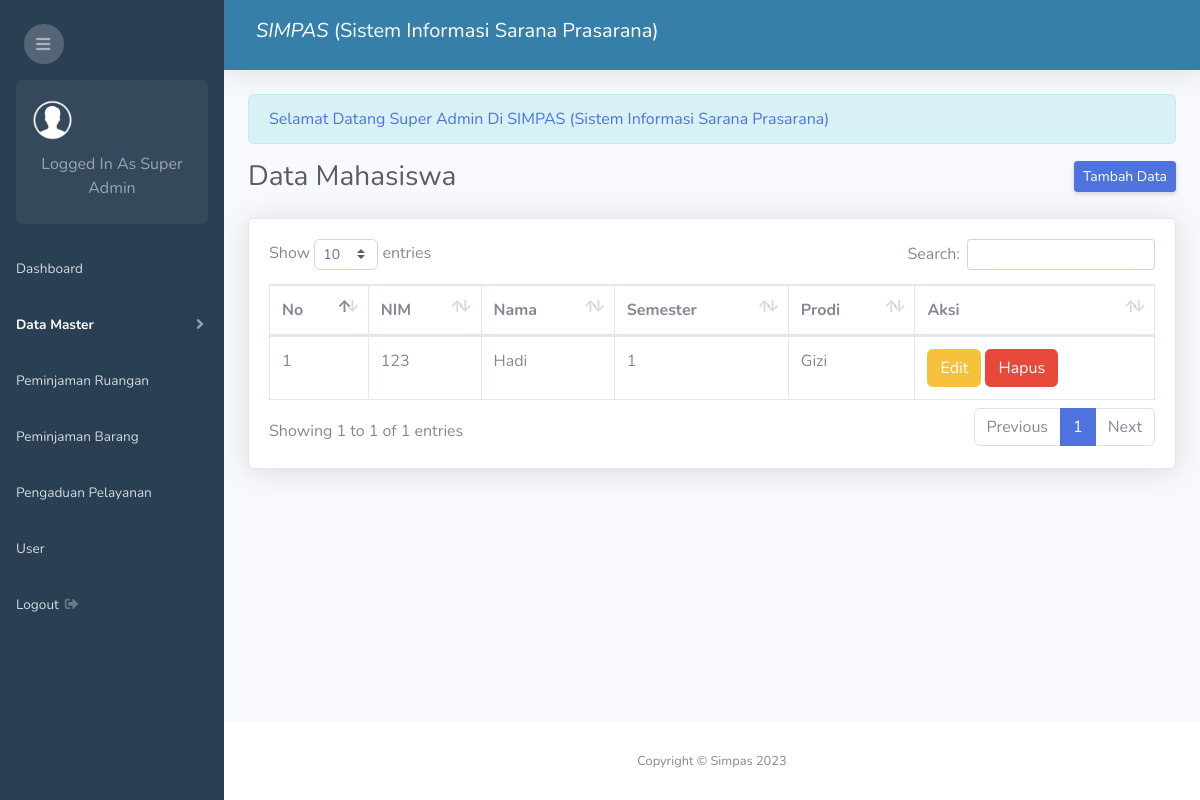
/admin.php?page=mahasiswa (signed in), run on an earlier commit of the app's database.
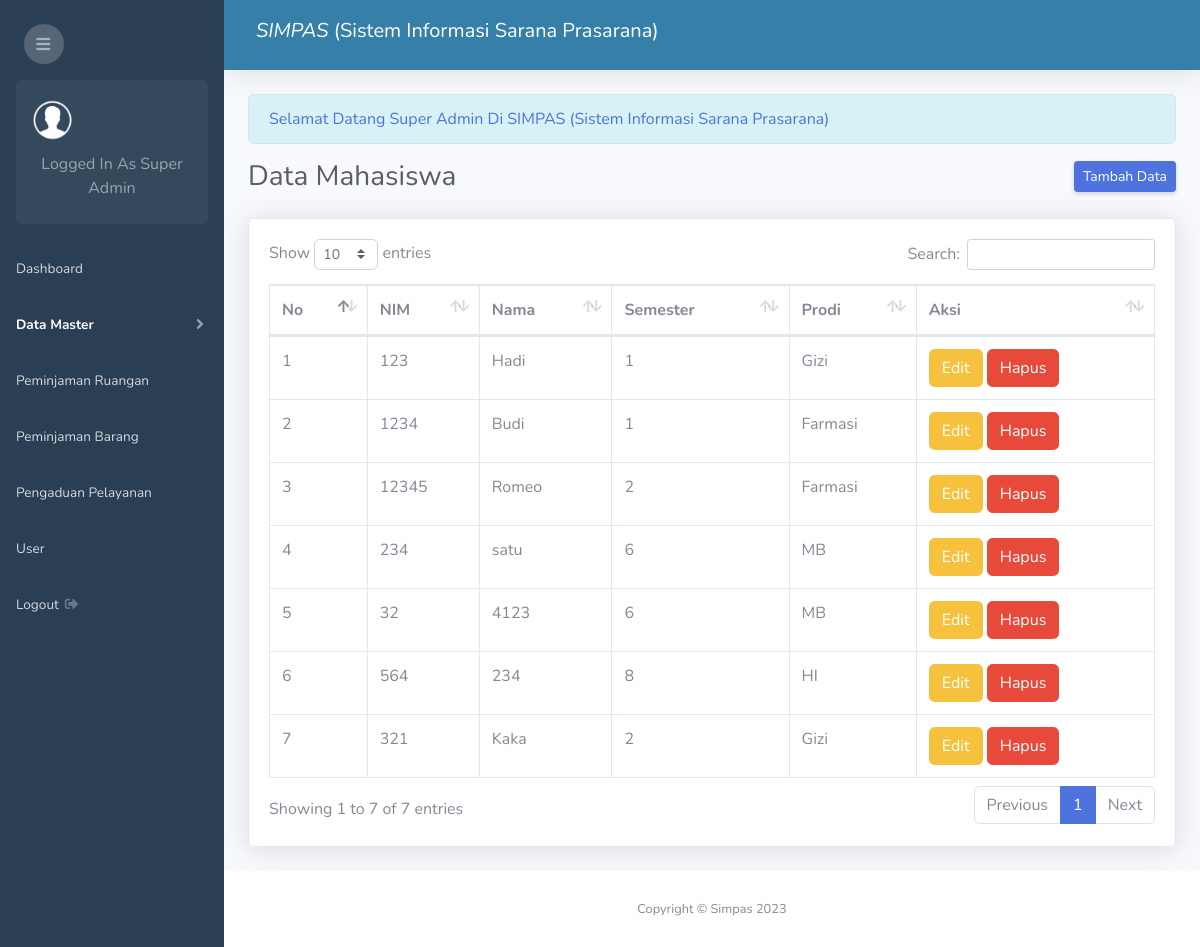
And on a later commit of the database.
### tables this page shows
CREATE TABLE `mahasiswa` (
  `id_mahasiswa` int(11) NOT NULL,
  `nama_mahasiswa` varchar(200) NOT NULL,
  `nim` varchar(50) NOT NULL,
  `semester` int(11) NOT NULL,
  `prodi` varchar(100) NOT NULL,
  `password` varchar(100) NOT NULL
);

### mahasiswa/index.php (the view)
<div class="d-sm-flex align-items-center justify-content-between mb-4">
    <h1 class="h3 mb-0 text-gray-800">Data Mahasiswa</h1>
    <a href="admin.php?page=tambah-mahasiswa" class="d-none d-sm-inline-block btn btn-sm btn-primary shadow-sm"> Tambah Data</a>
</div>
<div class="card shadow mb-4">
    <div class="card-body">
        <div class="table-responsive">
            <table class="table table-bordered" id="dataTable" width="100%" cellspacing="0">
                <thead>
                    <tr>
                        <th>No</th>
                        <th>NIM</th>
                        <th>Nama</th>
                        <th>Semester</th>
                        <th>Prodi</th>
                        <th>Aksi</th>
                    </tr>
                </thead>
                <tbody>
                <?php
                    $no = 1;
                    $sql = mysqli_query($conn, "SELECT * FROM mahasiswa");
                    while($row = mysqli_fetch_assoc($sql)){
                ?>
                <tr>
                    <td><?php echo $no++; ?></td>
                    <td><?php echo $row['nim']; ?></td>
                    <td><?php echo $row['nama_mahasiswa']; ?></td>
                    <td><?php echo $row['semester']; ?></td>
                    <td><?php echo $row['prodi']; ?></td>
                    <td>
                        <a href="admin.php?page=edit-mahasiswa&id=<?php echo $row['id_mahasiswa']; ?>" class="btn btn-warning">Edit</a>
                        <a href="admin.php?page=hapus-mahasiswa&id=<?php echo $row['id_mahasiswa']; ?>" class="btn btn-danger">Hapus</a>
                    </td>
                </tr>
                <?php } ?>
                </tbody>
            </table>
        </div>
    </div>
</div>

What changed in the data, as far as the page shows it:
added mahasiswa: nim "1234", nama_mahasiswa "Budi", semester "1", prodi "Farmasi"
added mahasiswa: nim "12345", nama_mahasiswa "Romeo", semester "2", prodi "Farmasi"
added mahasiswa: nim "234", nama_mahasiswa "satu", semester "6", prodi "MB"
added mahasiswa: nim "32", nama_mahasiswa "4123", semester "6", prodi "MB"
added mahasiswa: nim "564", nama_mahasiswa "234", semester "8", prodi "HI"
added mahasiswa: nim "321", nama_mahasiswa "Kaka", semester "2", prodi "Gizi"
Also different on the page:
text written by a page script: "Show entries Search: Showing 1 to 1 of 1 entries Previous 1 Next" → "Show entries Search: Showing 1 to 7 of 7 entries Previous 1 Next"
